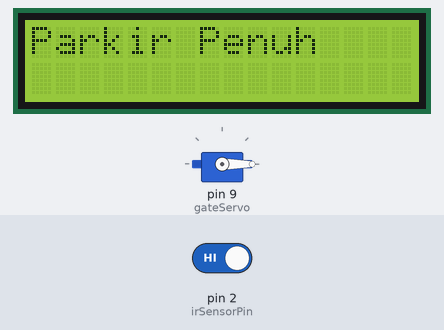
This sketch was run on a simulated Arduino Uno, built with avr-gcc and run on an emulated ATmega328P. Parts: servo, 16×2 character LCD. The inputs (shaded band) are chosen by the test bench; at power-on: pin 2 (irSensorPin) HIGH. What the sketch prints to the serial monitor is not drawn.

Above: at 1.2 s.
1.3 s: pin 2 (irSensorPin) driven LOW
At 2.6 s:
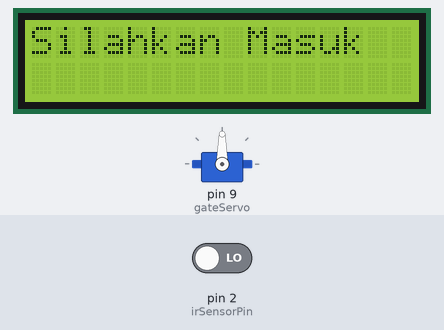
Timing chart, 0 to 4.3 s (numbered marks = the images above; inputs shaded):
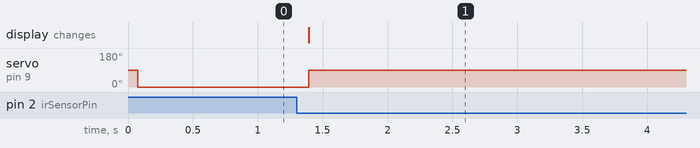

The sketch:

main.ino
```cpp
#include <Wire.h>
#include <LiquidCrystal_I2C.h>
#include <Servo.h>

LiquidCrystal_I2C lcd(0x27, 16, 2);
Servo gateServo;

const int irSensorPin = 2;
const int closeAngle = 0;
const int openAngle = 90;
bool gateOpen = false;

void setup() {
  Serial.begin(9600);
  pinMode(irSensorPin, INPUT);
  gateServo.attach(9);
  lcd.init();
  lcd.backlight();
  gateServo.write(closeAngle);
  lcd.setCursor(0, 0);
  lcd.print("Parkir Penuh");
}

void loop() {
  int sensorValue = digitalRead(irSensorPin);

  if (sensorValue == LOW && !gateOpen) {
    Serial.println("Mobil Terdeteksi - Membuka Gate");
    lcd.clear();
    lcd.setCursor(0, 0);
    lcd.print("Silahkan Masuk");
    gateServo.write(openAngle);
    gateOpen = true;
    delay(5000);
  }
  else if (sensorValue == HIGH && gateOpen) {
    Serial.println("Menutup Gate");
    lcd.clear();
    lcd.setCursor(0, 0);
    lcd.print("Parkir Penuh");
    gateServo.write(closeAngle);
    gateOpen = false;
  }

  delay(100);
}
```

Measured:
- after the input at 1.3 s, servo on pin 9 (gateServo): 0° → 90° after 0.09 s; the display: changes after 0.09 s (image 1)
